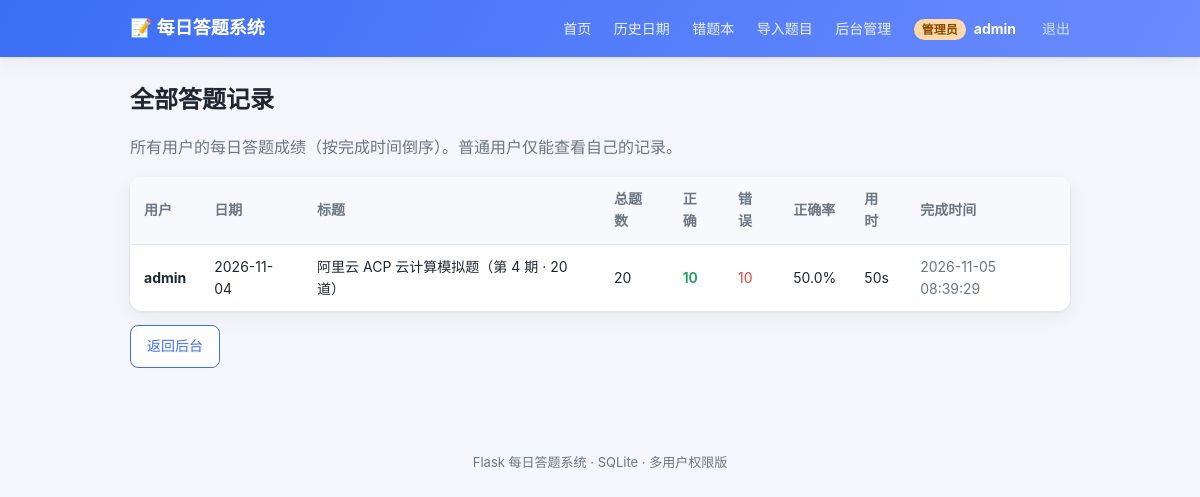
Page /admin/records (signed in) on the committed database.
### tables this page shows
CREATE TABLE users (
    id            INTEGER PRIMARY KEY AUTOINCREMENT,
    username      TEXT NOT NULL UNIQUE,
    password_hash TEXT NOT NULL,
    role          TEXT NOT NULL DEFAULT 'user',
    created_at    TEXT NOT NULL
);

CREATE TABLE daily_records (
    id           INTEGER PRIMARY KEY AUTOINCREMENT,
    daily_set_id INTEGER NOT NULL,
    user_id      INTEGER NOT NULL DEFAULT 0,
    total        INTEGER NOT NULL,
    correct      INTEGER NOT NULL,
    wrong        INTEGER NOT NULL,
    accuracy     REAL NOT NULL,
    duration     INTEGER NOT NULL,
    finished_at  TEXT NOT NULL,
    FOREIGN KEY (daily_set_id) REFERENCES daily_sets(id) ON DELETE CASCADE,
    FOREIGN KEY (user_id) REFERENCES users(id) ON DELETE CASCADE
);

CREATE TABLE daily_sets (
    id          INTEGER PRIMARY KEY AUTOINCREMENT,
    date        TEXT NOT NULL UNIQUE,
    title       TEXT NOT NULL,
    total_sets  INTEGER NOT NULL DEFAULT 0,
    status      TEXT NOT NULL DEFAULT 'pending',
    created_at  TEXT NOT NULL
);

### app.py (the view)
@app.route("/admin/records")
@admin_required
def admin_records():
    records = score_manager.list_all_records()
    return render_template("admin_records.html", records=records)

### app.py (called while the page is built)
def _resolve_current_user() -> Optional[dict]:
    if hasattr(g, "auth_user"):
        return g.auth_user
    user: Optional[dict] = None
    raw_id = session.get("user_id")
    if raw_id:
        try:
            row = models.get_user(int(raw_id))
        except (TypeError, ValueError):
            row = None
        if row:
            user = dict(row)
            session["username"] = user["username"]
            session["role"] = user["role"]
        else:
            session.clear()
    g.auth_user = user
    return user

def admin_required(view):
    @wraps(view)
    def wrapper(*args, **kwargs):
        user = _resolve_current_user()
        if not user:
            flash("登录状态已失效，请重新登录", "error")
            return redirect(url_for("login"))
        if user["role"] != "admin":
            flash("需要管理员权限", "error")
            return redirect(url_for("index"))
        return view(*args, **kwargs)
    return wrapper

@app.context_processor
def inject_user():
    user = _resolve_current_user()
    if user:
        return {
            "current_user": {
                "id": user["id"],
                "username": user["username"],
                "role": user["role"],
            }
        }
    return {"current_user": None}

### models.py (called while the page is built)
def get_conn() -> sqlite3.Connection:
    conn = sqlite3.connect(DB_PATH)
    conn.row_factory = sqlite3.Row
    conn.execute("PRAGMA foreign_keys = ON")
    return conn

def get_user(user_id: int) -> Optional[sqlite3.Row]:
    conn = get_conn()
    row = conn.execute("SELECT * FROM users WHERE id = ?", (user_id,)).fetchone()
    conn.close()
    return row

### score_manager.py (called while the page is built)
def list_all_records() -> list[dict]:
    conn = get_conn()
    rows = conn.execute(
        "SELECT dr.*, ds.date, ds.title, ds.total_sets, u.username "
        "FROM daily_records dr "
        "JOIN daily_sets ds ON ds.id = dr.daily_set_id "
        "JOIN users u ON u.id = dr.user_id "
        "ORDER BY dr.finished_at DESC"
    ).fetchall()
    conn.close()
    return [dict(r) for r in rows]

### templates/admin_records.html (shortened to what this page needs)
{% extends "base.html" %}
{% block content %}
<h1 class="page-title">全部答题记录</h1>
<p class="muted">所有用户的每日答题成绩（按完成时间倒序）。普通用户仅能查看自己的记录。</p>
{% if records %}
    <table class="table">
        <thead>
            <tr><th>用户</th><th>日期</th><th>标题</th><th>总题数</th><th>正确</th><th>错误</th><th>正确率</th><th>用时</th><th>完成时间</th></tr>
        </thead>
        <tbody>
            {% for r in records %}
                <tr>
                    <td><b>{{ r.username }}</b></td>
                    <td>{{ r.date }}</td>
                    <td>{{ r.title }}</td>
                    <td>{{ r.total }}</td>
                    <td class="ok">{{ r.correct }}</td>
                    <td class="err">{{ r.wrong }}</td>
                    <td>{{ r.accuracy }}%</td>
                    <td>{{ r.duration }}s</td>
                    <td class="muted">{{ r.finished_at }}</td>
                </tr>
            {% endfor %}
        </tbody>
    </table>
{% else %}
    <p class="muted">暂无答题记录。</p>
{% endif %}
<div class="btn-row">
    <a class="btn btn-ghost" href="{{ url_for('admin_dashboard') }}">返回后台</a>
</div>
{% endblock %}

### templates/base.html (shortened to what this page needs)
<!DOCTYPE html>
<html lang="zh-CN">
<head>
    <link rel="stylesheet" href="{{ url_for('static', filename='style.css') }}">
</head>
<body>
    <header class="topbar">
        <div class="topbar-inner">
            <a class="brand" href="{{ url_for('index') if current_user else url_for('login') }}">📝 每日答题系统</a>
            <nav class="nav">
                {% if current_user %}
                    <a href="{{ url_for('index') }}">首页</a>
                    <a href="{{ url_for('history') }}">历史日期</a>
                    <a href="{{ url_for('wrong_list') }}">错题本</a>
                    {% if current_user.role == 'admin' %}
                        <a href="{{ url_for('import_page') }}">导入题目</a>
                        <a href="{{ url_for('admin_dashboard') }}">后台管理</a>
                    {% endif %}
                    <span class="nav-user">
                        <span class="role-badge role-{{ current_user.role }}">{{ '管理员' if current_user.role == 'admin' else '用户' }}</span>
                        <b>{{ current_user.username }}</b>
                        <a class="nav-logout" href="{{ url_for('logout') }}">退出</a>
                    </span>
                {% else %}
                    <a href="{{ url_for('login') }}">登录</a>
                    <a href="{{ url_for('register') }}">注册</a>
                {% endif %}
            </nav>
        </div>
    </header>
    <main class="container">
        {% block content %}{% endblock %}
    </main>
    <footer class="footer">
        <span>Flask 每日答题系统 · SQLite · 多用户权限版</span>
    </footer>
</body>
</html>

### static/style.css (style rules this page uses)
:root { --bg: #f4f6fb; --card: #ffffff; --ink: #1f2733; --muted: #6b7785; --primary: #3b6ef5; --primary-d: #2f59c7; --ok: #1f9d55; --bad: #e2483a; --line: #e6eaf0; --shadow: 0 1px 3px rgba(20, 30, 50, .08), 0 6px 18px rgba(20, 30, 50, .05); }
* { box-sizing: border-box; }
body { margin: 0; font-family: -apple-system, BlinkMacSystemFont, "Segoe UI", "PingFang SC", "Microsoft YaHei", sans-serif; background: var(--bg); color: var(--ink); line-height: 1.6; }
.topbar { background: linear-gradient(120deg, #3b6ef5, #6a8bff); color: #fff; box-shadow: var(--shadow); }
.topbar-inner { max-width: 980px; margin: 0 auto; padding: 14px 20px; display: flex; align-items: center; justify-content: space-between; }
.brand { color: #fff; font-weight: 700; font-size: 18px; text-decoration: none; }
.nav a { color: #eaf0ff; text-decoration: none; margin-left: 18px; font-size: 14px; }
.container { max-width: 980px; margin: 0 auto; padding: 24px 20px 60px; }
.page-title { font-size: 24px; margin: 0 0 6px; }
.muted { color: var(--muted); }
.ok { color: var(--ok); font-weight: 600; }
.err { color: var(--bad); }
.btn { display: inline-block; background: var(--primary); color: #fff; border: none; padding: 9px 16px; border-radius: 8px; text-decoration: none; cursor: pointer; font-size: 14px; transition: .15s; }
.btn-ghost { background: #fff; color: var(--primary); border: 1px solid var(--primary); }
.btn-row { display: flex; gap: 12px; flex-wrap: wrap; margin-top: 14px; }
.table { width: 100%; border-collapse: collapse; background: var(--card); border-radius: 12px; overflow: hidden; box-shadow: var(--shadow); }
.table th, .table td { padding: 11px 14px; text-align: left; border-bottom: 1px solid var(--line); font-size: 14px; }
.table th { background: #f7f9fc; color: var(--muted); font-weight: 600; }
.table tr:last-child td { border-bottom: none; }
.footer { text-align: center; color: var(--muted); font-size: 13px; padding: 24px; }
.nav-user { margin-left: 18px; display: inline-flex; align-items: center; gap: 8px; color: #eaf0ff; font-size: 14px; }
.nav-user b { color: #fff; }
.nav-logout { color: #cfe0ff !important; margin-left: 4px; }
.role-badge { display: inline-block; padding: 1px 8px; border-radius: 999px; font-size: 12px; font-weight: 600; }
.role-badge.role-admin { background: #ffd9a8; color: #8a4b00; }

### rows in the picture
users: role "管理员", username "admin"
daily_records: username "admin", date "2026-11-04", title "阿里云 ACP 云计算模拟题（第 4 期 · 20 道）", total "20", correct "10", wrong "10", accuracy "50.0", duration "50", finished_at "2026-11-05 08:39:29"
